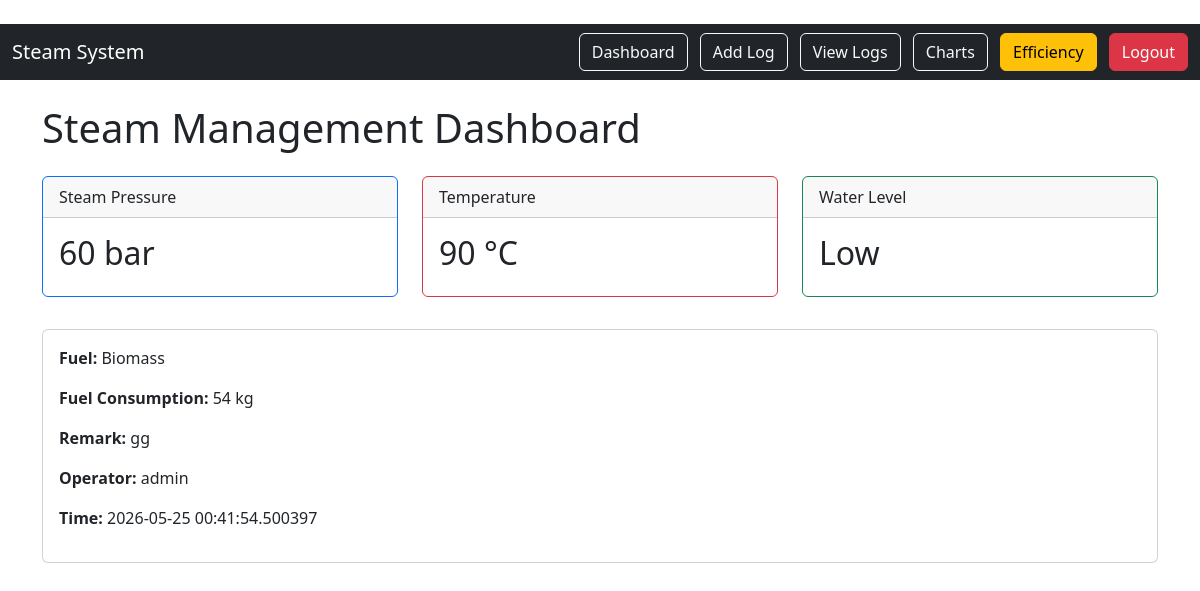
Screenshot of / (signed in) with the database file from the repository.
### app.py (models this page shows)
class SteamLog(db.Model):
    id = db.Column(db.Integer, primary_key=True)
    pressure = db.Column(db.String(50))
    temperature = db.Column(db.String(50))
    water_level = db.Column(db.String(50))
    fuel = db.Column(db.String(50))
    fuel_consumption = db.Column(db.String(50))
    remark = db.Column(db.String(200))
    operator = db.Column(db.String(100))
    timestamp = db.Column(db.DateTime)

### app.py (the view)
@app.route("/")
@login_required
def home():
    latest_log = SteamLog.query.order_by(SteamLog.id.desc()).first()
    return render_template("index.html", log=latest_log)

### app.py (called while the page is built)
@login_manager.user_loader
def load_user(user_id):
    return User.query.get(int(user_id))

### templates/index.html
﻿{% extends "base.html" %}
{% block content %}
<h1 class="mb-4">Steam Management Dashboard</h1>
<div class="row">
    <div class="col-md-4">
        <div class="card border-primary mb-3">
            <div class="card-header">
                Steam Pressure
            </div>
            <div class="card-body">
                <h2>{{ log.pressure }} bar</h2>
            </div>
        </div>
    </div>
    <div class="col-md-4">
        <div class="card border-danger mb-3">
            <div class="card-header">
                Temperature
            </div>
            <div class="card-body">
                <h2>{{ log.temperature }} °C</h2>
            </div>
        </div>
    </div>
    <div class="col-md-4">
        <div class="card border-success mb-3">
            <div class="card-header">
                Water Level
            </div>
            <div class="card-body">
                <h2>{{ log.water_level }}</h2>
            </div>
        </div>
    </div>
</div>
<div class="card mt-3">
    <div class="card-body">
        <p><strong>Fuel:</strong> {{ log.fuel }}</p>
        <p><strong>Fuel Consumption:</strong> {{ log.fuel_consumption }} kg</p>
        <p><strong>Remark:</strong> {{ log.remark }}</p>
        <p><strong>Operator:</strong> {{ log.operator }}</p>
        <p><strong>Time:</strong> {{ log.timestamp }}</p>
    </div>
</div>
{% endblock %}

### rows the page displays
SteamLog: pressure "60", temperature "90", water_level "Low", fuel "Biomass", fuel_consumption "54", remark "gg", operator "admin", timestamp "2026-05-25 00:41:54.500397"
